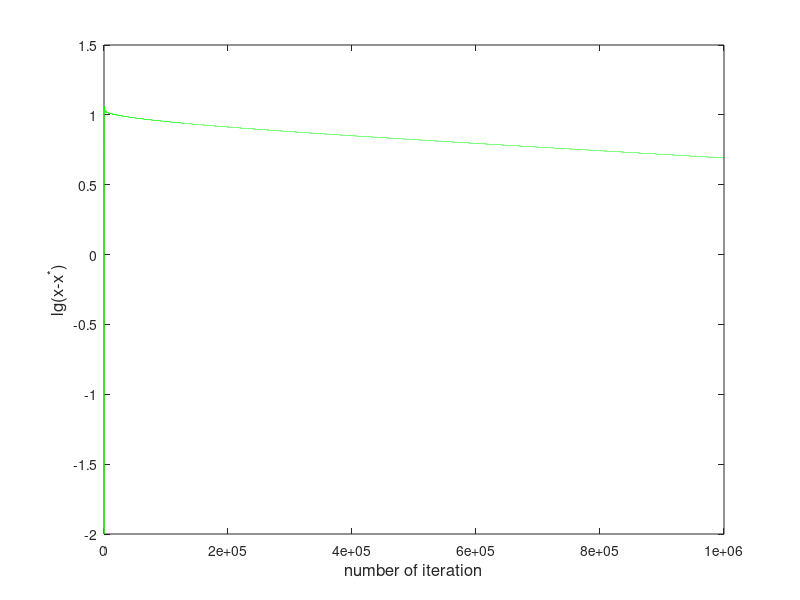

Write the MATLAB code that produced this figure.
function realizable()
maxstep=1000000;
ave=1;
xi=zeros(ave,maxstep);

for i=1:ave
%non realizable problem, first false is AMSGrad, second false is SGD
%[~,~,xi(i,:)]=quadraticexample2(maxstep,0.0, 0.999,10000,0.01,0.1,false,false);
%realizable problem
[~,~,xi(i,:)]=quadraticexample2(maxstep,0.0, 0.999,0,0.01,0.1,false,false);
end
xi=mean(xi,1);
figure;
bg=0;
plot(1+bg*maxstep:maxstep,log10(abs(xi(1,1+bg*maxstep:maxstep)+10^(-20))),'Color',[0.1 1 0],'LineWidth',1);
hold on;

xlabel('number of iteration','Fontsize',12);
ylabel('lg(x-x^*)','Fontsize',12);
%ylabel('x','Fontsize',12);
hold off;
slope=(log10(abs(xi(maxstep)))-log10(abs(xi(maxstep/10))))/maxstep*10/9

%plot_map()
end

function plot_map()
maxstep=20000;
a=21;
b=30;
beta2_conv=zeros(a*b);
beta2_div=zeros(a*b);
C_conv=zeros(a*b);
C_div=zeros(a*b);
temp=12;
st_c=1;
st_d=1;
    for i=1:20
        for C=1:31
            beta2=1-10^(-i/temp);
            xi=zeros(maxstep);
            [~,~,xi]=reddiexample(maxstep,C,beta2);
            terminal=log10(abs(xi(maxstep)+1));
            if terminal<-2
                beta2_conv(st_c)= i/temp;
                C_conv(st_c)=C;
                st_c=st_c+1;
            else
                beta2_div(st_d)=i/temp;
                C_div(st_d)=C;
                st_d=st_d+1;
            end                
        end
        i
    end
    beta2_conv=beta2_conv(1:st_c);
    C_conv=C_conv(1:st_c);
    beta2_div=beta2_div(1:st_d);
    C_div=C_div(1:st_d);
    plot(beta2_conv,C_conv,'o');
    hold on;
    plot(beta2_div,C_div,'+');
    xlabel('-lg(1-beta_2)','Fontsize',12);
    ylabel('C','Fontsize',12);
    legend('convergent', 'divergent');
    hold off;
end
function [vk,gk,xk]=reddiexample(maxstep,C,beta2)
%C=10;
eta=1;
beta1=0;
%beta2=1-1/C^2;
1-1/C^2;

%beta2=0.95;
xk=zeros(maxstep,1);
vk=zeros(maxstep,1);
gk=zeros(maxstep,1);
%grad=0;
momentum=0;
j=0;
xk(1)=100;
grad=xk(1)*C;
(1/C^2)^(2/(C-2));
    for k=1:maxstep
        %i=ceil(3*rand());
        j=j+1;
        i=mod(j,C);
        %i=ceil(C*rand());
        if i<=1
            gr=C;
        else
            gr=-1;
        end
        gk(k)=gr^2;
        grad=grad*beta2+(1-beta2)*gr^2;
        vk(k)=grad;
        momentum=momentum*beta1+(1-beta1)*gr;
        xk(k+1)=xk(k)-eta*momentum/sqrt(grad)*(k)^(-0.5);
        if xk(k+1)>1
            xk(k+1)=1;
        end
        if xk(k+1)<-1
            xk(k+1)=-1;
        end            
    end
    xk=xk(1:maxstep);
end

function [vk,gk,xk]=quadraticexample2(maxstep,beta10, beta20,dev,startp, step,AMSGrad, SGD)
bs=10;
eta=step;
beta1=beta10;
xk=zeros(maxstep,1);
vk=zeros(maxstep,1);
gk=zeros(maxstep,1);

momentum=0;
xk(1)=startp;
grad=0;%100*(xk(1)-dev)^2+10*(xk(1)-10/9*dev)^2;%startp^2;
xi=xk(1);
order=randperm(bs);
    for k=1:maxstep
        if mod(k,bs)==0
            order=randperm(bs);
        end
        %c=order(mod(k,bs)+1);
        c=k;
        if mod(c,bs)==0
            gr=10*(xi-dev);
        else
            gr=-(xi-10/9*dev);
            %gr=(xi-dev);
        end
        beta2=1-(1-beta20)*k^(-0);
        %beta2=1;
        newgrad=grad*beta2+(1-beta2)*gr^2;
        if AMSGrad 
            if newgrad>grad
                grad=newgrad;
            end
        else
            grad=newgrad;
        end
        
        gk(k)=gr;
        vk(k)=grad;
        momentum=momentum*beta1+(1-beta1)*gr;
        xk(k+1)=xk(k)-eta*k^(-0.5)*momentum/sqrt(grad);   
        if SGD
            xk(k+1)=xk(k)-eta*k^(-0.5)*momentum; 
        end
        xi=xk(k+1);
    end
    xk=xk(1:maxstep);
end
